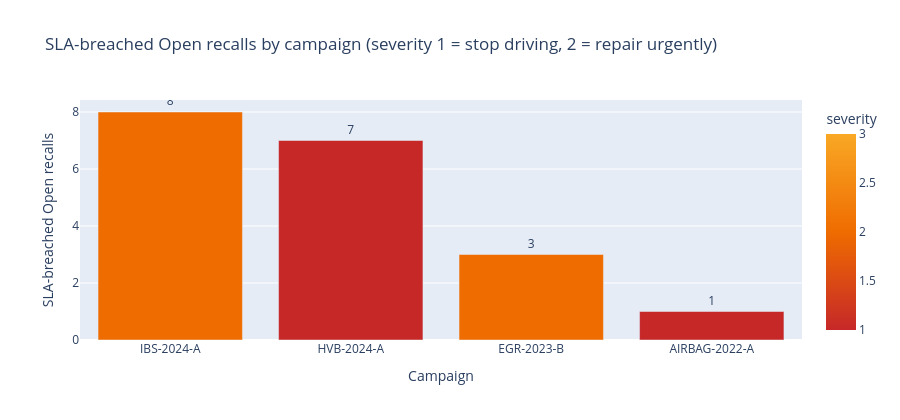

Notebook cell for this chart:
### Code cell
fig = px.bar(
    df1, x='campaign', y='breached_open',
    color='severity',
    color_continuous_scale=[(0, '#c62828'), (0.5, '#ef6c00'), (1, '#f9a825')],
    range_color=(1, 3),
    title='SLA-breached Open recalls by campaign (severity 1 = stop driving, 2 = repair urgently)',
    text='breached_open',
    hover_data=['campaign_name'],
)
fig.update_traces(textposition='outside')
fig.update_layout(height=420, xaxis_title='Campaign', yaxis_title='SLA-breached Open recalls')
fig

### Figure 1 — Plotly figure (JSON) as saved in the notebook; plotly's stock layout.template omitted (floating-point values rounded to 4 significant figures)
{"data": [{"customdata": [["Continental MK C1 brake-booster firmware v2.3.1"], ["Samsung SDI HV battery module thermal risk"], ["BorgWarner EGR cooler crack risk"], ["Joyson PSAN inflator carry-over recall"]], "hovertemplate": "campaign=%{x}<br>breached_open=%{text}<br>campaign_name=%{customdata[0]}<br>severity=%{marker.color}<extra></extra>", "legendgroup": "", "marker": {"color": [2, 1, 2, 1], "coloraxis": "coloraxis", "pattern": {"shape": ""}}, "name": "", "orientation": "v", "showlegend": false, "text": [8.0, 7.0, 3.0, 1.0], "textposition": "outside", "type": "bar", "x": ["IBS-2024-A", "HVB-2024-A", "EGR-2023-B", "AIRBAG-2022-A"], "xaxis": "x", "y": [8, 7, 3, 1], "yaxis": "y"}], "layout": {"barmode": "relative", "coloraxis": {"cmax": 3, "cmin": 1, "colorbar": {"title": {"text": "severity"}}, "colorscale": [[0, "#c62828"], [0.5, "#ef6c00"], [1, "#f9a825"]]}, "height": 420, "legend": {"tracegroupgap": 0}, "title": {"text": "SLA-breached Open recalls by campaign (severity 1 = stop driving, 2 = repair urgently)"}, "xaxis": {"anchor": "y", "domain": [0.0, 1.0], "title": {"text": "Campaign"}}, "yaxis": {"anchor": "x", "domain": [0.0, 1.0], "title": {"text": "SLA-breached Open recalls"}}}}
